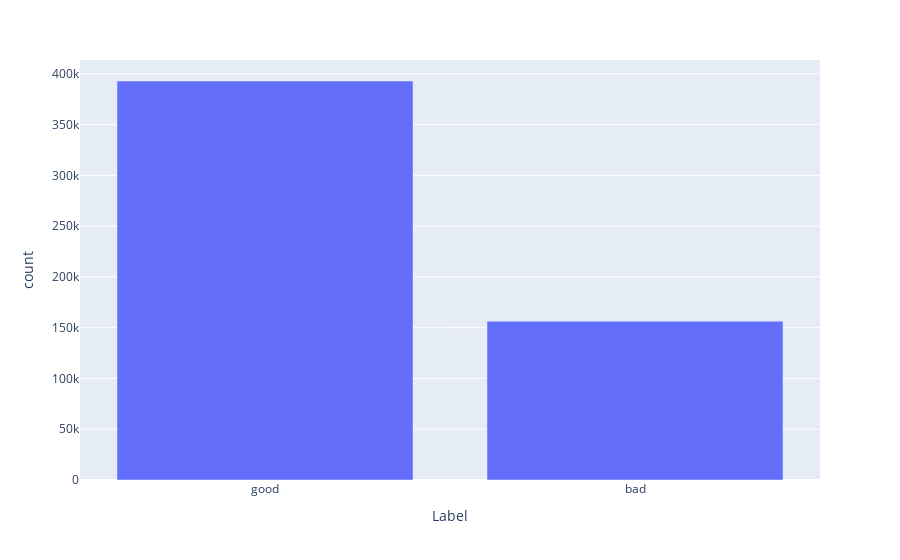

Source (notebook cell):
### Code cell
#visualizing target_col
import plotly.express as px

# Assuming label_counts is your DataFrame
fig = px.bar(label_counts, x=label_counts.index, y='count')
fig.show()

### Figure 1 — Plotly figure (JSON) as saved in the notebook; plotly's stock layout.template omitted (floating-point values rounded to 4 significant figures)
{"data": [{"alignmentgroup": "True", "hovertemplate": "Label=%{x}<br>count=%{y}<extra></extra>", "legendgroup": "", "marker": {"color": "#636efa", "pattern": {"shape": ""}}, "name": "", "offsetgroup": "", "orientation": "v", "showlegend": false, "textposition": "auto", "type": "bar", "x": ["good", "bad"], "xaxis": "x", "y": [392924, 156423], "yaxis": "y"}], "layout": {"barmode": "relative", "legend": {"tracegroupgap": 0}, "margin": {"t": 60}, "xaxis": {"anchor": "y", "domain": [0, 1], "title": {"text": "Label"}}, "yaxis": {"anchor": "x", "domain": [0, 1], "title": {"text": "count"}}}}
